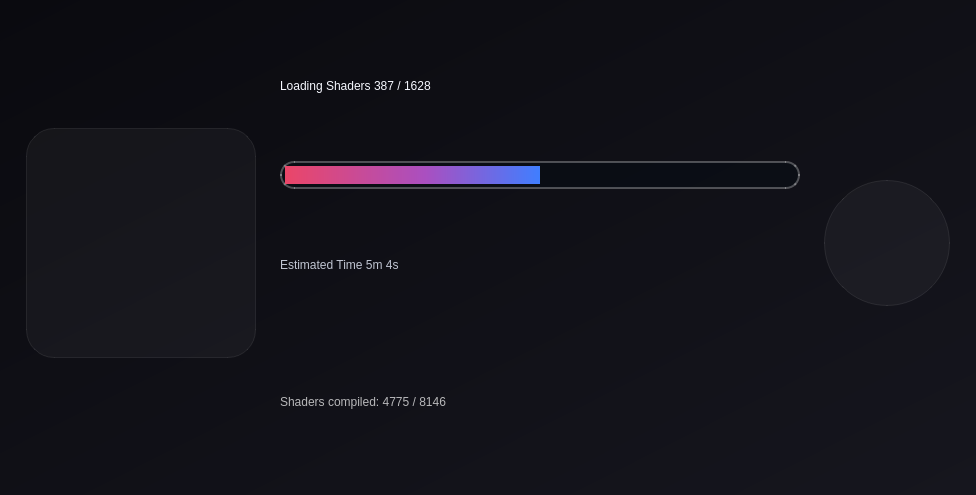
<?xml version="1.0" encoding="UTF-8"?>
<ui version="4.0">
 <class>LoadingScreen</class>
 <widget class="QWidget" name="LoadingScreen">
  <property name="geometry">
   <rect>
    <x>0</x>
    <y>0</y>
    <width>746</width>
    <height>495</height>
   </rect>
  </property>
  <property name="styleSheet">
   <string notr="true">background-color: qlineargradient(spread:pad, x1:0, y1:0, x2:1, y2:1, stop:0 rgb(10, 10, 15), stop:1 rgb(22, 22, 30));</string>
  </property>
  <layout class="QVBoxLayout">
   <property name="spacing">
    <number>0</number>
   </property>
   <property name="leftMargin">
    <number>0</number>
   </property>
   <property name="topMargin">
    <number>0</number>
   </property>
   <property name="rightMargin">
    <number>0</number>
   </property>
   <property name="bottomMargin">
    <number>0</number>
   </property>
   <item>
    <widget class="QWidget" name="fade_parent" native="true">
     <layout class="QVBoxLayout" name="verticalLayout_2">
      <property name="spacing">
       <number>0</number>
      </property>
      <property name="leftMargin">
       <number>0</number>
      </property>
      <property name="topMargin">
       <number>0</number>
      </property>
      <property name="rightMargin">
       <number>0</number>
      </property>
      <property name="bottomMargin">
       <number>0</number>
      </property>
      <item>
    <layout class="QHBoxLayout" name="contentLayout" stretch="0,1,0">
        <property name="spacing">
         <number>24</number>
        </property>
        <property name="leftMargin">
         <number>26</number>
        </property>
        <property name="topMargin">
         <number>24</number>
        </property>
        <property name="rightMargin">
         <number>26</number>
        </property>
        <property name="bottomMargin">
         <number>32</number>
        </property>
        <item alignment="Qt::AlignLeft|Qt::AlignVCenter">
         <widget class="QLabel" name="banner">
          <property name="enabled">
           <bool>true</bool>
          </property>
          <property name="text">
           <string/>
          </property>
          <property name="alignment">
           <set>Qt::AlignCenter</set>
          </property>
          <property name="minimumSize">
           <size>
            <width>230</width>
            <height>230</height>
           </size>
          </property>
          <property name="maximumSize">
           <size>
            <width>230</width>
            <height>230</height>
           </size>
          </property>
          <property name="styleSheet">
           <string notr="true">background-color: rgba(255, 255, 255, 10);
border: 1px solid rgba(255, 255, 255, 20);
border-radius: 28px;
</string>
          </property>
          <property name="scaledContents">
           <bool>true</bool>
          </property>
         </widget>
        </item>
        <item>
         <layout class="QVBoxLayout" name="progressLayout">
          <property name="spacing">
           <number>14</number>
          </property>
          <property name="leftMargin">
           <number>0</number>
          </property>
          <property name="topMargin">
           <number>0</number>
          </property>
          <property name="rightMargin">
           <number>0</number>
          </property>
          <property name="bottomMargin">
           <number>0</number>
          </property>
          <item>
           <widget class="QLabel" name="stage">
            <property name="sizePolicy">
             <sizepolicy hsizetype="Preferred" vsizetype="Minimum">
              <horstretch>0</horstretch>
              <verstretch>0</verstretch>
             </sizepolicy>
            </property>
            <property name="styleSheet">
             <string notr="true">background-color: transparent; color: rgb(246, 248, 255);
font: 700 26pt &quot;Ubuntu&quot;;</string>
            </property>
            <property name="text">
             <string>Loading Shaders 387 / 1628</string>
            </property>
           </widget>
          </item>
          <item>
           <widget class="QProgressBar" name="progress_bar">
            <property name="sizePolicy">
             <sizepolicy hsizetype="Expanding" vsizetype="Preferred">
              <horstretch>0</horstretch>
              <verstretch>0</verstretch>
             </sizepolicy>
            </property>
            <property name="minimumSize">
             <size>
              <width>520</width>
              <height>28</height>
             </size>
            </property>
            <property name="maximumSize">
             <size>
              <width>16777215</width>
              <height>28</height>
             </size>
            </property>
            <property name="styleSheet">
             <string notr="true">QProgressBar {
background-color: rgba(8, 12, 20, 170);
border: 2px solid rgba(255, 255, 255, 70);
border-radius: 14px;
padding: 3px;
}
QProgressBar::chunk {
background-color: qlineargradient(spread:pad, x1:0, y1:0, x2:1, y2:0, stop:0 rgba(235, 70, 104, 255), stop:0.55 rgba(170, 79, 192, 255), stop:1 rgba(64, 126, 255, 255));
border-radius: 10px;
}
</string>
            </property>
            <property name="value">
             <number>50</number>
            </property>
            <property name="textVisible">
             <bool>false</bool>
            </property>
            <property name="format">
             <string>Loading Shaders %v out of %m</string>
            </property>
           </widget>
          </item>
          <item>
           <widget class="QLabel" name="value">
            <property name="toolTip">
             <string notr="true"/>
            </property>
            <property name="styleSheet">
             <string notr="true">background-color: transparent; color: rgba(220, 226, 240, 220);
font: 500 12pt &quot;Ubuntu&quot;;</string>
            </property>
            <property name="text">
             <string>Estimated Time 5m 4s</string>
            </property>
           </widget>
          </item>
          <item>
           <widget class="QLabel" name="log">
            <property name="toolTip">
             <string notr="true"/>
            </property>
            <property name="styleSheet">
             <string notr="true">background-color: transparent; color: rgba(255, 255, 255, 0.70);
font: 500 11pt &quot;Ubuntu&quot;;</string>
            </property>
            <property name="text">
             <string>Shaders compiled: 4775 / 8146</string>
            </property>
           </widget>
          </item>
         </layout>
        </item>
        <item alignment="Qt::AlignRight|Qt::AlignVCenter">
         <widget class="QLabel" name="logo">
          <property name="enabled">
           <bool>true</bool>
          </property>
          <property name="text">
           <string/>
          </property>
          <property name="alignment">
           <set>Qt::AlignCenter</set>
          </property>
          <property name="minimumSize">
           <size>
            <width>126</width>
            <height>126</height>
           </size>
          </property>
          <property name="maximumSize">
           <size>
            <width>126</width>
            <height>126</height>
           </size>
          </property>
          <property name="styleSheet">
           <string notr="true">background-color: rgba(255, 255, 255, 10);
border: 1px solid rgba(255, 255, 255, 20);
border-radius: 63px;
</string>
          </property>
          <property name="scaledContents">
           <bool>true</bool>
          </property>
         </widget>
        </item>
       </layout>
      </item>
     </layout>
    </widget>
   </item>
  </layout>
 </widget>
 <resources/>
 <connections/>
</ui>
